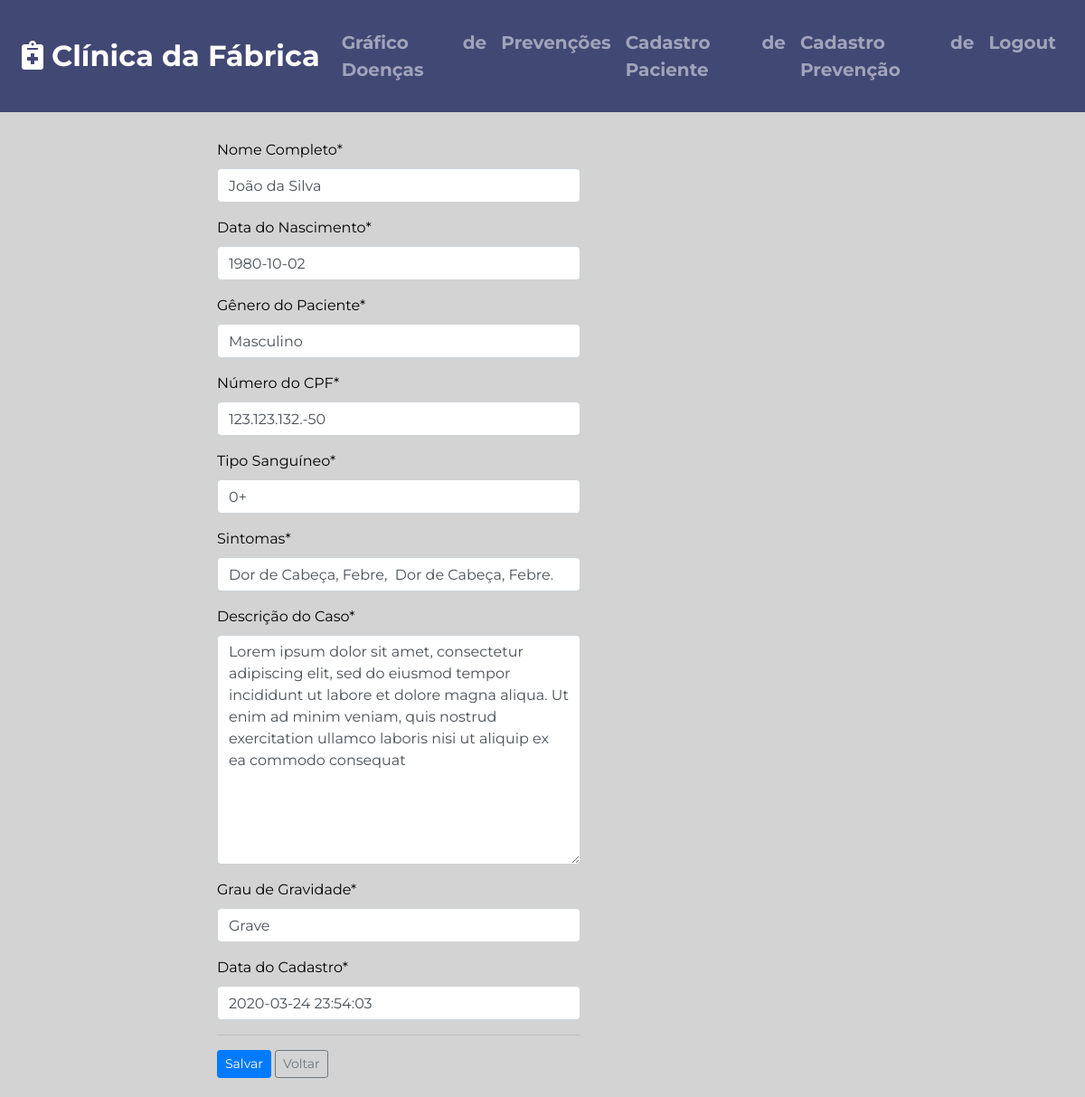
Page /editar/16/ on the committed database.
### base/models.py (models this page shows, shortened)
class Pacientes(models.Model):
    nome = models.CharField(max_length=100, verbose_name="Nome Completo")
    dataNasc = models.DateField(verbose_name="Data do Nascimento")
    genero = models.CharField(max_length=50, verbose_name="Gênero do Paciente")
    cpf = models.CharField(max_length=50, verbose_name="Número do CPF")
    tipoSang = models.CharField(max_length=50, verbose_name="Tipo Sanguíneo")
    sintomas = models.CharField(max_length=150, verbose_name="Sintomas")
    descrCaso = models.TextField(verbose_name="Descrição do Caso")
    gravidade = models.CharField(max_length=50, verbose_name="Grau de Gravidade")
    dataInc = models.DateTimeField(default=timezone.now, verbose_name="Data do Cadastro")

### base/views.py (the view)
# urls.py: path('editar/<int:id>/', views.editar, name="base-editar"),
def editar(request, id):
    paciente = get_object_or_404(Pacientes, pk=id)
    form = PacientesForm(request.POST or None, instance=paciente)
    if form.is_valid():
        form.save()
        return redirect("base-home")
    return render(request, "base/editar.html", {'form': form})

### base/forms.py
class PacientesForm(ModelForm):
    class Meta:
        model = Pacientes
        fields = ['nome', 'dataNasc', 'genero', 'cpf', 'tipoSang', 'sintomas', 'descrCaso', 'gravidade', 'dataInc']

### base/templates/base/editar.html (shortened to what this page needs)
{% extends 'base/modelo.html' %}
{% load crispy_forms_tags %}
{%block content %}
<div class="row formA">
<form method="POST">
    {{ form|crispy }}
    <hr>
    <button class="btn btn-primary btn-sm" type="submit">Salvar</button>
    <input class="btn btn-outline-secondary btn-sm" type="button" onclick="window.location.replace('{% url 'base-home' %}')" value="Voltar" />
</form>
</div>
{% endblock content %}

### base/static/base/main.css (style rules this page uses)
body { background-color: #D3D3D3; color: black; font-family: "Montserrat"; text-align: justify; line-height: 1.5; }
.row { margin: 30px 5px 5px 5px; }
.formA { margin-left: 20%; }

### rows in the picture
Pacientes: nome "João da Silva", dataNasc "1980-10-02", genero "Masculino", cpf "123.123.132.-50", tipoSang "0+", sintomas "Dor de Cabeça, Febre, Dor de Cabeça, Febre.", descrCaso "Lorem ipsum dolor sit amet, consectetur adipiscing elit, sed do eiusmod tempor incididunt ut labore et dolore magna aliqua. Ut enim ad minim veniam, quis nostrud exercitation ullamco laboris nisi ut aliquip ex ea commodo consequat", gravidade "Grave", dataInc "2020-03-24 23:54:03"
